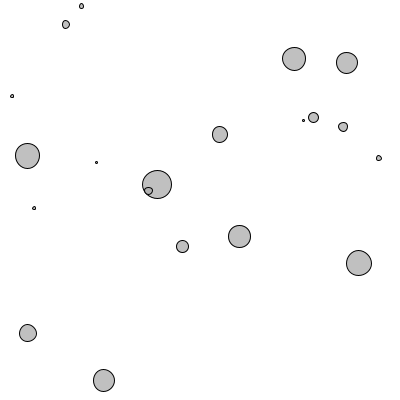
Frame 1 (no input)
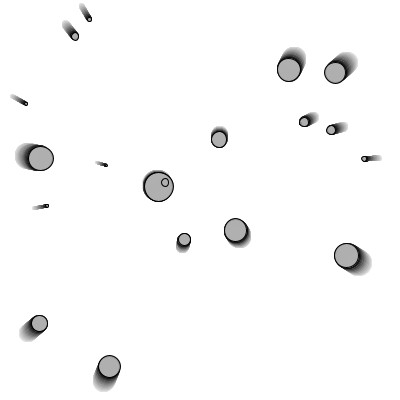
Frame 60 (the mouse pressed at the canvas centre just before this capture)
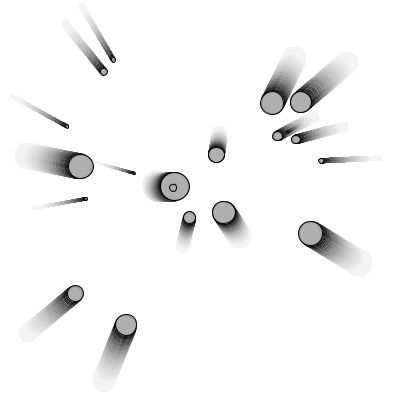
Frame 120 (the mouse held since frame 60 and released just before this capture)

The Processing sketch that drew these frames (run headless with seeded random() and noise(); from frame 60 on, the mouse is pressed at the canvas centre):

// Processing sketch: _02forces_many_mutual
// ── _02forces_many_mutual.pde
Mover[] movers = new Mover[20];

float g = 0.4;

void setup() {
  size(400,400);
  smooth();
  background(255);
  for (int i = 0; i < movers.length; i++) {
    movers[i] = new Mover(random(0.1,2),random(width),random(height)); 
  }
}

void draw() {
  noStroke();
  fill(255,10);
  rect(0,0,width,height);

  for (int i = 0; i < movers.length; i++) {
    for (int j = 0; j < movers.length; j++) {
      if (i != j) {
        PVector force = movers[j].attract(movers[i]);
        movers[i].applyForce(force);
      }
    }

    movers[i].update();
    movers[i].display();
  }

}














// ── Mover.pde
class Mover {

  PVector location;
  PVector velocity;
  PVector acceleration;
  float mass;

  Mover(float m, float x , float y) {
    mass = m;
    location = new PVector(x,y);
    velocity = new PVector(0,0);
    acceleration = new PVector(0,0);
  }

  void applyForce(PVector force) {
    PVector f = PVector.div(force,mass);
    acceleration.add(f);
  }

  void update() {
    velocity.add(acceleration);
    location.add(velocity);
    acceleration.mult(0);
  }

  void display() {
    stroke(0);
    fill(175,200);
    ellipse(location.x,location.y,mass*16,mass*16);
  }

  PVector attract(Mover m) {
    PVector force = PVector.sub(location,m.location);             // Calculate direction of force
    float distance = force.mag();                                 // Distance between objects
    distance = constrain(distance,5.0,25.0);                             // Limiting the distance to eliminate "extreme" results for very close or very far objects
    force.normalize();                                            // Normalize vector (distance doesn't matter here, we just want this vector for direction

    float strength = (g * mass * m.mass) / (distance * distance); // Calculate gravitional force magnitude
    force.mult(strength);                                         // Get force vector --> magnitude * direction
    return force;
  }

  void checkEdges() {

    if (location.x > width) {
      location.x = 0;
    } 
    else if (location.x < 0) {
      location.x = width;
    }

    if (location.y > height) {
      velocity.y *= -1;
      location.y = height;
    }

  }

}
